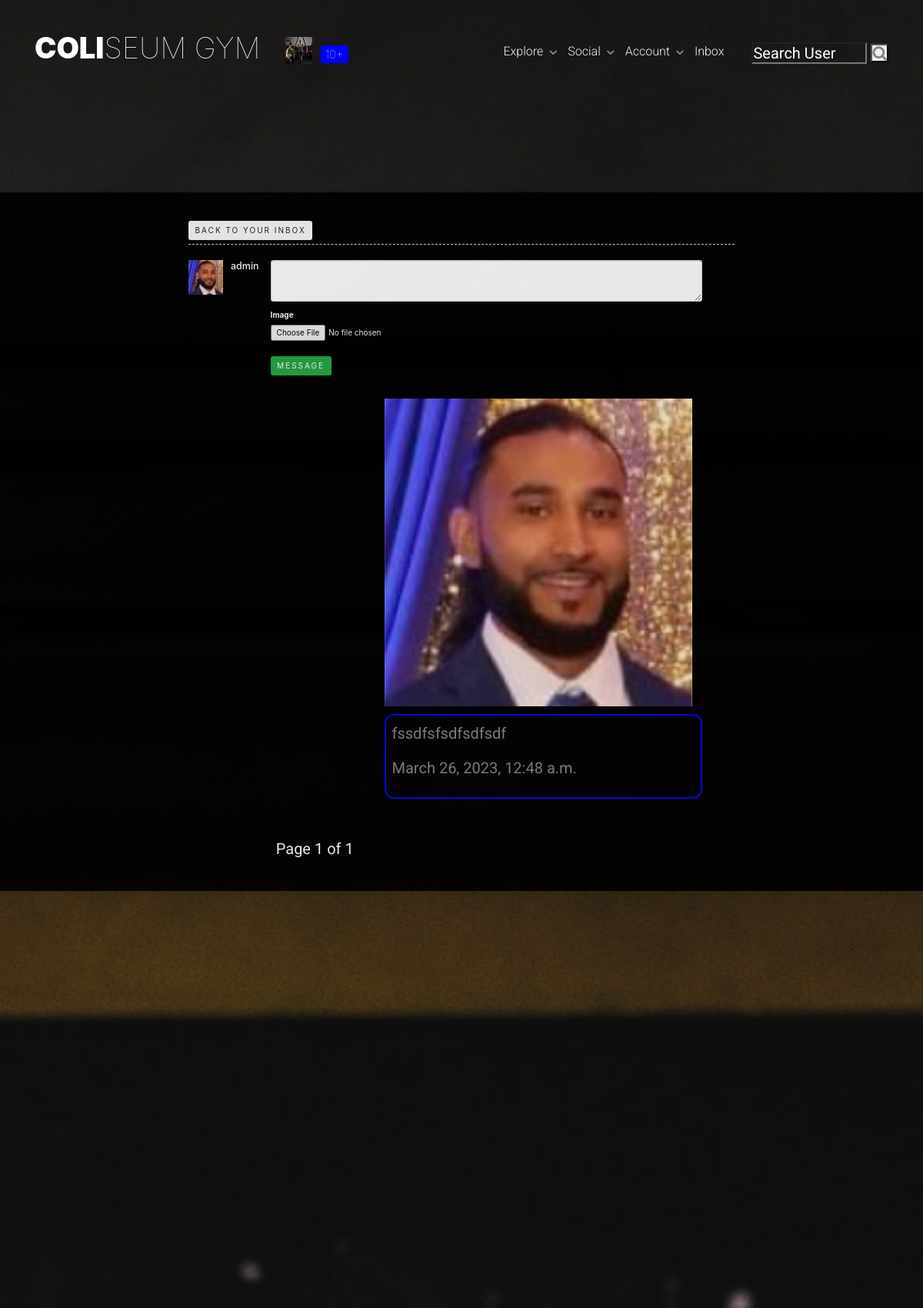
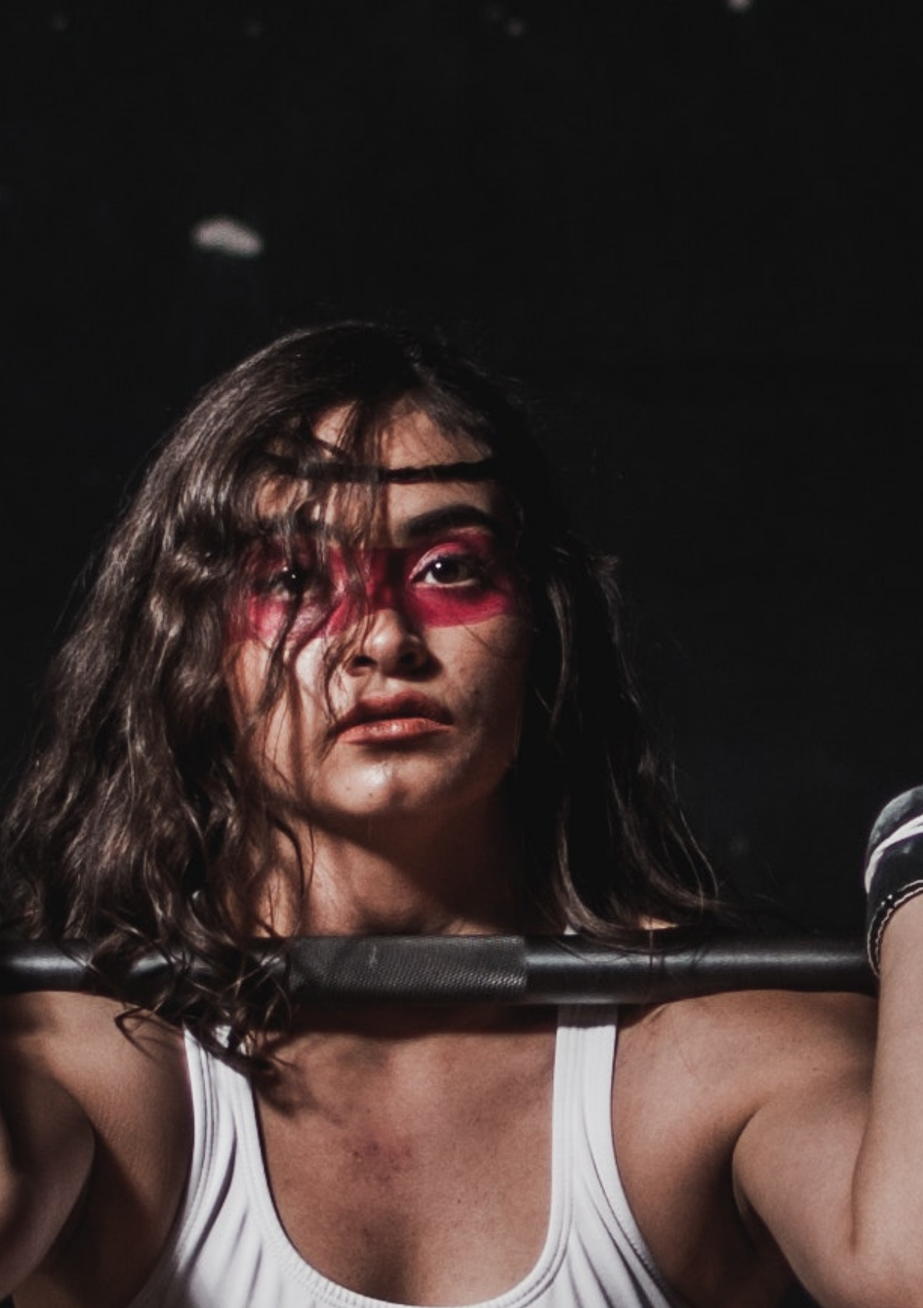
The page /social/inbox/3/ (signed in, upper part) on the database its author committed (2 pictures, top to bottom).
### members/models.py (models this page shows, shortened)
class User(AbstractBaseUser, PermissionsMixin):
    email = models.EmailField(verbose_name="email", max_length=60, unique=True)
    username = models.CharField(max_length=45, unique=True)
    first_name = models.CharField(max_length=60, blank=True)
    last_name = models.CharField(max_length=60, blank=True)
    state = models.ForeignKey(State, on_delete=models.SET_NULL, null=True)
    city = models.ForeignKey(City, on_delete=models.SET_NULL, null=True)
    password = models.CharField(max_length=100)
    date_joined = models.DateTimeField(verbose_name="date_joined", default=timezone.now)
    last_login = models.DateTimeField(verbose_name="last_login", default=timezone.now)
    is_staff = models.BooleanField(default=False)
    is_active = models.BooleanField(default=True)
    is_admin = models.BooleanField(default=False)
    is_superuser = models.BooleanField(default=False)
    objects = MyAccountManager()
    USERNAME_FIELD = "username"
    REQUIRED_FIELDS = ["email"]
    def __str__(self):
        return self.username

class UserProfile(models.Model):
    user = models.OneToOneField(
        User,
        primary_key=True,
        verbose_name="user",
        related_name="profile",
        on_delete=models.CASCADE,
    )
    first_name = models.CharField(max_length=30, blank=True, null=True)
    last_name = models.CharField(max_length=30, blank=True, null=True)
    bio = models.TextField(max_length=500, blank=True, null=True)
    birth_date = models.DateField(null=True, blank=True)
    location = models.CharField(max_length=100, blank=True, null=True)
    picture = models.ImageField(
        upload_to="images/profile_pictures",
        default="static/images/default_pic.jpg",
        blank=False,
    )
    followers = models.ManyToManyField(User, blank=True, related_name="followers")
    followings = models.ManyToManyField(User, blank=True, related_name="followings")
    website_url = models.CharField(max_length=255, null=True, blank=True)
    facebook_url = models.CharField(max_length=255, null=True, blank=True)
    twitter_url = models.CharField(max_length=255, null=True, blank=True)
    instagram_url = models.CharField(max_length=255, null=True, blank=True)

### social/models.py (models this page shows)
class ThreadModel(models.Model):
    user = models.ForeignKey(User, on_delete=models.CASCADE, related_name="+")
    receiver = models.ForeignKey(User, on_delete=models.CASCADE, related_name="+")

class MessageModel(models.Model):
    thread = models.ForeignKey(
        "ThreadModel", related_name="+", on_delete=models.CASCADE, blank=True, null=True
    )
    sender_user = models.ForeignKey(User, on_delete=models.CASCADE, related_name="+")
    receiver_user = models.ForeignKey(User, on_delete=models.CASCADE, related_name="+")
    body = models.CharField(max_length=1000)
    image = models.ImageField(
        upload_to="media/uploads/message_photos", blank=True, null=True
    )
    date = models.DateTimeField(default=timezone.now)
    is_read = models.BooleanField(default=False)
    created_on = models.DateTimeField(default=timezone.now)
    class Meta:
        ordering = ["-created_on"]

### social/views.py (the view)
# urls.py: path("inbox/<int:pk>/", ThreadView.as_view(), name="thread"),
class ThreadView(ListView):
    def get(self, request, pk, *args, **kwargs):
        form = MessageForm()
        thread = ThreadModel.objects.get(pk=pk)
        p = Paginator(MessageModel.objects.filter(thread__pk__contains=pk), 20)
        page = request.GET.get("page")
        message_list = p.get_page(page)
        context = {"thread": thread, "form": form, "message_list": message_list}
        return render(request, "social/thread.html", context)

### social/forms.py
class MessageForm(forms.ModelForm):
    body = forms.CharField(
        label="", max_length=1000, widget=forms.Textarea(attrs={"rows": "3",})
    )
    image = forms.ImageField(required=False)
    class Meta:
        model = MessageModel
        fields = ["body", "image"]

### social/templatetags/custom_tags.py (called while the page is built)
@register.inclusion_tag("social/show_notifications.html", takes_context=True)
def show_notifications(context):
    request_user = context["request"].user
    notifications = (
        Notification.objects.filter(to_user=request_user)
        .exclude(user_has_seen=True)
        .order_by("-date")
    )
    return {"notifications": notifications}

### social/templates/social/thread.html (shortened to what this page needs)
{% extends 'basetwo.html' %}
{% load crispy_forms_tags %}
{% block content %}
<div class="fh5co-parallax largerbanner" style="background-image: url(/static/images/fitnesspic2.jpg);">
    <section class="content-item" id="comments">
        <div class="container">
            <div class="col-sm-8 col-md-offset-2 ">
    			<a href="{% url 'inbox' %}" class="btn btn-light" style="margin-bottom: 5px;">Back to Your Inbox</a>
                {% include 'social/thread_messages.html' %}
            </div>
        </div>
        <div class="row justify-content-center mt-3 page ">
            <div class="col-md-5 col-sm-12 position-relative">
                <p style="color: white !important">Page {{ message_list.number }} of {{ message_list.paginator.num_pages }}</p>
                </div>
            </div>
        </div>
</div>
{% endblock %}

### fitness/templates/navbar.html (shortened to what this page needs)
{% load static %}
{% load custom_tags %}
<div id="fh5co-header" class="">
    <header id="fh5co-header-section">
        <div class="container ">
            <div class="nav-header">
                <h1 id="fh5co-logo">
                    <a href="{% url 'home' %}">Coli<span>seum Gym</span></a>
                    {% if user.is_authenticated %}
                        <a href="{% url 'show_profile_page' request.user.profile.pk %}"><img class="profile-image" height="35" width="35" src="{{ request.user.profile.picture.url }}"></a>
                        <a href="{% url 'notifications' %}" style="background-color: blue !important;" class="badge badge-primary">{% show_notifications %}</a>
                    {% endif %}
                </h1>
                <nav id="fh5co-menu-wrap" role="navigation">
                    <ul class="sf-menu" id="fh5co-primary-menu">
                        {% if user.is_authenticated %}
                            <li>
                                <a href="#" class="fh5co-sub-ddown">Explore</a>
                            </li>
                            <li>
                                <a href="#">Social</a>
                            </li>
                            <li>
                                <a href="#" class="fh5co-sub-ddown">Account</a>
                            </li>
                            <li><a href="{% url 'inbox' %}" class="notification inbox">
                                <span class="notification-text">Inbox</span>
                            </a></li>
                            <li class="search-container">
                                <form method="GET" action="{% url 'profile-search' %}">
                                    <input type="text" class="search-form" placeholder="Search User" aria-label="Username" aria-describedby="basic-addon1" name="query" value="{{ request.GET.query }}">
                                    <button type="submit"><i class="fa fa-search"></i></button>
                                </form>
                            </li>
                        {% endif %}
                    </ul>
                </nav>
            </div>
        </div>
    </header>
</div>

### social/templates/social/thread_messages.html (shortened to what this page needs)
{% load crispy_forms_tags %}
{% load static %}
<div class="media">
	{% if thread.receiver == request.user %}
		<a class="" href="{% url 'show_profile_page' thread.user.profile.pk %}">
			<img class="round-circle post-img message-user-img" height="45" width="45" src="{{ thread.user.profile.picture.url }}" />
			{% comment %} <small class="postauthor">{{ post.shared_user }}</small> {% endcomment %}
		</a>
		{% comment %} <img class="round-circle post-img message-user-img" height="45" width="45" src="{{ thread.user.profile.picture.url }}" /> {% endcomment %}
		<h5>{{ thread.user }}</h5>
	{% else %}
		<a class="t" href="{% url 'show_profile_page' thread.user.profile.pk %}">
			<img class="round-circle post-img" height="45" width="45" src="{{ thread.receiver.profile.picture.url }}" />
		</a>
		<h5>{{ thread.receiver }}</h5>
	{% endif %}
	<div class="form-group col-xs-12 col-sm-9 col-lg-10">
		<form method="POST" class="thread-form" action="{% url 'create-message' thread.pk %}" enctype="multipart/form-data">
			{{ form | crispy }}
			<div class="d-grid gap-2">
				<button class="btn btn-success mt-3">Message</button>
			</div>
		</form>
			{% for message in message_list %}
				<div class="row ">
					{% if message.sender_user == request.user %}
						<div class="col-md-9 offset-3" style="">
							{% if message.image %}
							<div class="message-receiver-container ms-auto">
								<img src="{{ message.image.url }}" class="message-image" />
							</div>
							{% endif %}
							<div class="received-message my-3" style="padding: 8px !important;">
								<p>{{ message.body }}</p>
								<p class="message-date">{{ message.date }}<p>
							</div>
						</div>
					{% endif %}
				</div>
			{% endfor %}
	</div>
</div>

### static/css/superfish.css (style rules this page uses)
.sf-menu, .sf-menu * { margin: 0; padding: 0; list-style: none; }
.sf-menu li { position: relative; }
.sf-menu > li { float: left; }
.sf-menu a { display: block; position: relative; }
.sf-menu { float: left; margin-bottom: 1em; }
.sf-menu a { border-left: 1px solid #fff; border-top: 1px solid #dFeEFF; border-top: 1px solid rgba(255,255,255,.5); padding: .75em 1em; text-decoration: none; zoom: 1; }
.sf-menu a { color: #13a; }
.sf-menu li { background: #BDD2FF; white-space: nowrap; *white-space: normal; -webkit-transition: background .2s; transition: background .2s; }
.sf-arrows .sf-with-ul { padding-right: 2.5em; *padding-right: 1em; }
.sf-arrows .sf-with-ul:after { content: ''; position: absolute; top: 50%; right: 1em; margin-top: -3px; height: 0; width: 0; border: 5px solid transparent; border-top-color: #dFeEFF; border-top-color: rgba(255,255,255,.5); }

### static/css/posts.css (style rules this page uses)
.largerbanner { height: 5000px !important; }
.received-message { border: 2px solid blue; border-radius: 12px; padding: 5px; }
.content-item { padding:30px 0; background-color:#FFFFFF; position: relative; top: 5%; color: white !important; }
.fa, .thumbs-btn { background-color: transparent ; }
.post-img { margin-right: 10px; }
.profile-image { max-width: 100px; margin-left: none !important; }
#comments { background-color: black !important; opacity: 0.9; }
.media { position: relative; top: 10%; }
#comments { box-shadow: 0 -1px 6px 1px rgba(0,0,0,0.1); background-color: transparent; }
#comments form { margin-bottom:30px; }
#comments .btn { margin-top:7px; }
#comments .media { border-top:1px dashed #DDDDDD; padding:20px 0; margin:0; }
#comments .media p { margin-bottom:15px; text-align:justify; }

### rows shown on the page
User: user.profile.picture (picture)
ThreadModel: receiver.profile.picture (picture), receiver "admin"
MessageModel: image (picture), body "fssdfsfsdfsdfsdf", date "March 26, 2023, 12:48 a.m."

### other values the page prints
{{ message_list.number }} "1"
{{ message_list.paginator.num_pages }} "1"
